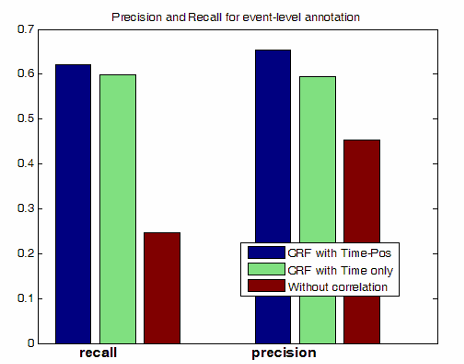
#> input picture maincode/please3.png, 464 x 364 px
$ python outputfile.py
#> lines starting #> are read from the running program, lines starting #| are printed output that depends on the picture
### maincode/vertical_mixed/mainvalue_vmixed.py
import cv2
import os, sys
sys.path.append(os.path.dirname(os.path.dirname(os.path.abspath(__file__))))
import matplotlib.pyplot as plt

from vertical_mixed import filterimage
from vertical_mixed import height_calculator
import extracted_data
import textposition


def mainfunction(img_path):

#> called with img_path = 'please3.png'
    img=cv2.imread(img_path)
#> img is the input picture: shape (364, 464, 3); mean B, G, R 203.4, 199.5, 197
    img_gray=cv2.imread(img_path,0)
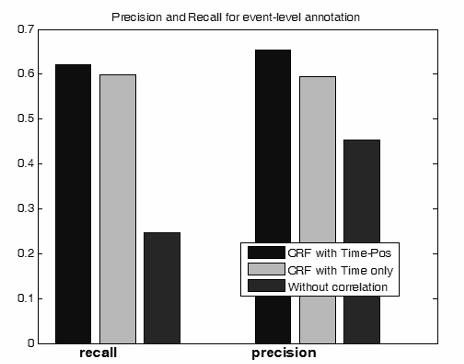
#> img_gray: shape (364, 464); min 0, max 255, mean 199.1

    (data,rangeratio)=extracted_data.extractdata(img_path)

    only_bars=filterimage.obtainbars(img_gray)

    (yaxisminimum,heights,bar_position,diff)=height_calculator.heightcalculator(only_bars)

    (heightratio,bartitle,barlocation2)=textposition.barlabelandheightratio(img,yaxisminimum)
    i=0
    j=0
    main_heights=[]

    data['datatitles']=bartitle

    while i<len(heights) and j<len(bartitle):
        d=bar_position[i][0]

        l=[]
        if abs(barlocation2[j]-(d+bar_position[i][1])/2)<35:
            l.append(heights[i])
            i+=1
            while i<len(heights) and abs(barlocation2[j]-(d+bar_position[i][1])/2)<30:
                l.append(heights[i])
                i+=1


            main_heights.append(l)
            j+=1

        else:
            j+=1
            main_heights.append([0])

    while j<len(bartitle):
        j+=1
        main_heights.append([0])

        # check for zeros by checking l and removing extras by decreasing values of i

    final_heights=[]
    mx=0
    count=0
    for bar in main_heights:
        if bar[0]==0:
            final_heights.append(bar)
            continue
        temp=[]
        inside=1
        temp.append(bar[0])
        count+=1
        prev=bar_position[count-1][1]
        while inside<len(bar):
            if abs(prev-bar_position[count][0])<5:
                temp.append(bar[inside])
                prev=bar_position[count][1]
                inside+=1
                count+=1
            elif prev-bar_position[count-1][1]<=diff+4:
                temp.append(0)
                prev=prev+diff


        mx=max(len(temp),mx)
        final_heights.append(temp)


    for bar in final_heights:
        r=mx-len(bar)
        for _ in range(r):
            bar.append(0)

    bar_readings=[]
    maxreading=0
    for bar in final_heights:
        temp=[]
        for var in bar:
            readingofabar=rangeratio*var//heightratio
            maxreading=max(maxreading,readingofabar)
            temp.append(readingofabar)
        bar_readings.append(temp)

    if maxreading>data['Yaxis_plotdata'][0]+30:
        bar_readings=[]
        heightratio*=2

        for bar in final_heights:
            temp=[]
            for var in bar:
                readingofabar=rangeratio*var//heightratio
                temp.append(readingofabar)
            bar_readings.append(temp)

    # [14 lines of commented-out code are left out]

    return [data['datatitles'],bar_readings]

# [3 lines that do not run on import are left out]

### maincode/extracted_data.py
import textdetector
# import json


def extractdata(image_path):
    """
    Takes normal image path as input and returns the extracted data
    and the range ratio
    """
    text1,text2=textdetector.graphtextdetextor(image_path)
    data1=text1.strip().split('\n')
    data2=text2.strip().split('\n')

    # print(data1)

    y_axis_title=data2[0]
    y_axis_list=[]
    k=[]


    for i in data1:
        for d in i.split(" "):
            # [5 lines of commented-out code are left out]
            if d.isdigit():
                y_axis_list.append(d)
            else:
                k.append(d)

    # print(y_axis_list)
    if y_axis_list[-1]!=0:
        y_axis_list.append(0)

    x_axis_title=data2[-1]
    k=k[1:-1]

    graph_title=data1[0]
    # data_titles=k[-1].strip().split(' ')

    diff=[]

    for i in range(len(y_axis_list)-1):
        diff.append(int(y_axis_list[i])-int(y_axis_list[i+1]))

    freq={}
    for i in diff:
        freq[i]=diff.count(i)

    max=0
    maxnumber=0

    for key,value in freq.items():
        if value>max:
            max=value
            maxnumber=key

    ydata=[]
    i=0

    # print(freq)

    while True:
        o=int(y_axis_list[0])-i*maxnumber
        if o>0:
            ydata.append(o)
        else:
            ydata.append(0)
        if o<=0:
            break
        i=i+1


    if graph_title==str(ydata[0]):
        graph_title=""

    data_dictionary={
        "Graph_title":graph_title,
        "Yaxis_title":y_axis_title,
        "Xaxis_title":x_axis_title,
        "Yaxis_plotdata":ydata,
        "Data_titles":" "
    }

    # [7 lines of commented-out code are left out]
    return [data_dictionary,maxnumber]

    # with open('person.txt','w') as json_file:
    # json.dump(data_dictionary,json_file)


# [4 lines that do not run on import are left out]

### maincode/textdetector.py
import cv2
import pytesseract
from pytesseract import Output
from PIL import Image
import matplotlib.pyplot as plt


def graphtextdetextor(image_path):
    """
    pass image path as an argument
    """
    img=cv2.imread(image_path)

    #img=image_filter.rotate_anticlockwise(img)

    custom_config_number=r'--oem 3 --psm 6 outputbase digits'
    custom_config=r'--oem 3 --psm 6'

    custom_config1=r'--oem 3 --psm 1'

    custom_config2=r'--oem 3 --psm 4'

#> (the run stopped early here; a loop or call above may not have finished)

$ run again, with maincode/mixedtypegraph/test2.jpg saved as maincode/please3.png
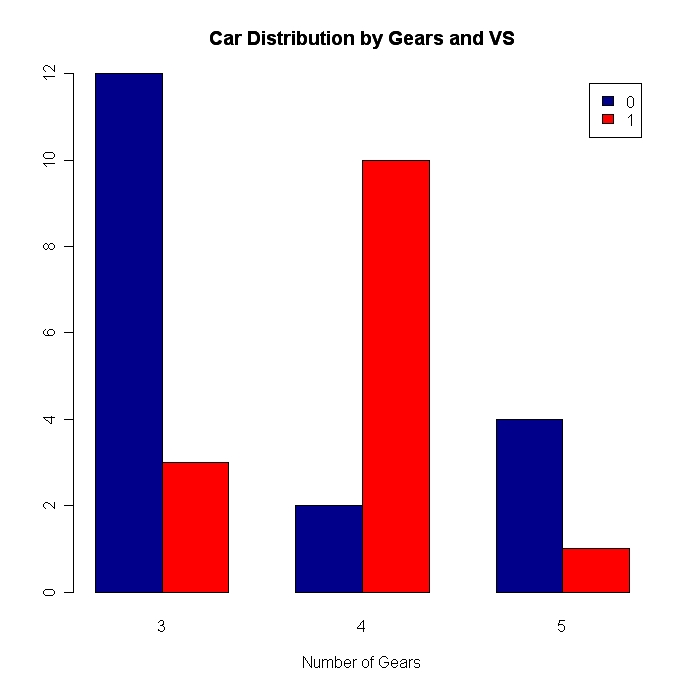
#> input picture maincode/mixedtypegraph/test2.jpg, 689 x 689 px
#> in mainfunction, img is the input picture: shape (689, 689, 3); mean B, G, R 217.5, 202.7, 223.9
#> in mainfunction, `img_gray=cv2.imread(img_path,0)`:
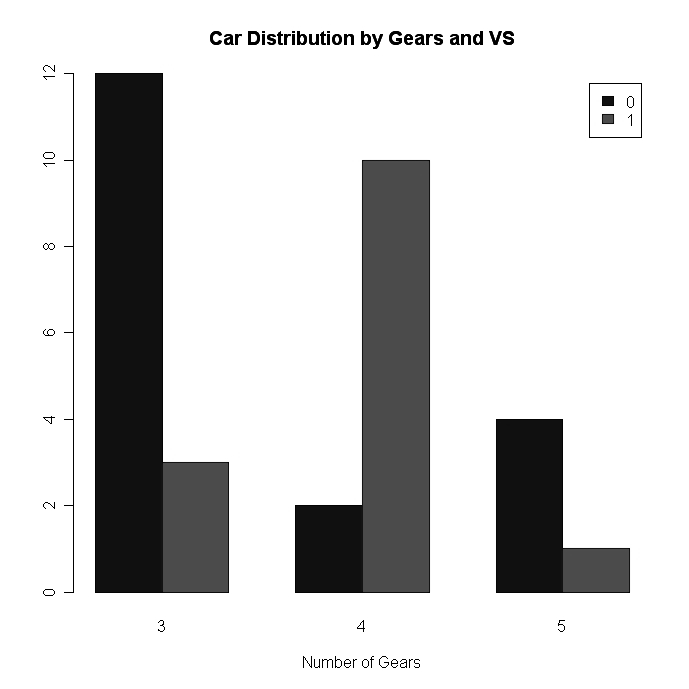
#> img_gray: shape (689, 689); min 0, max 255, mean 210.6

$ run again, with maincode/1.png copied over maincode/please3.png
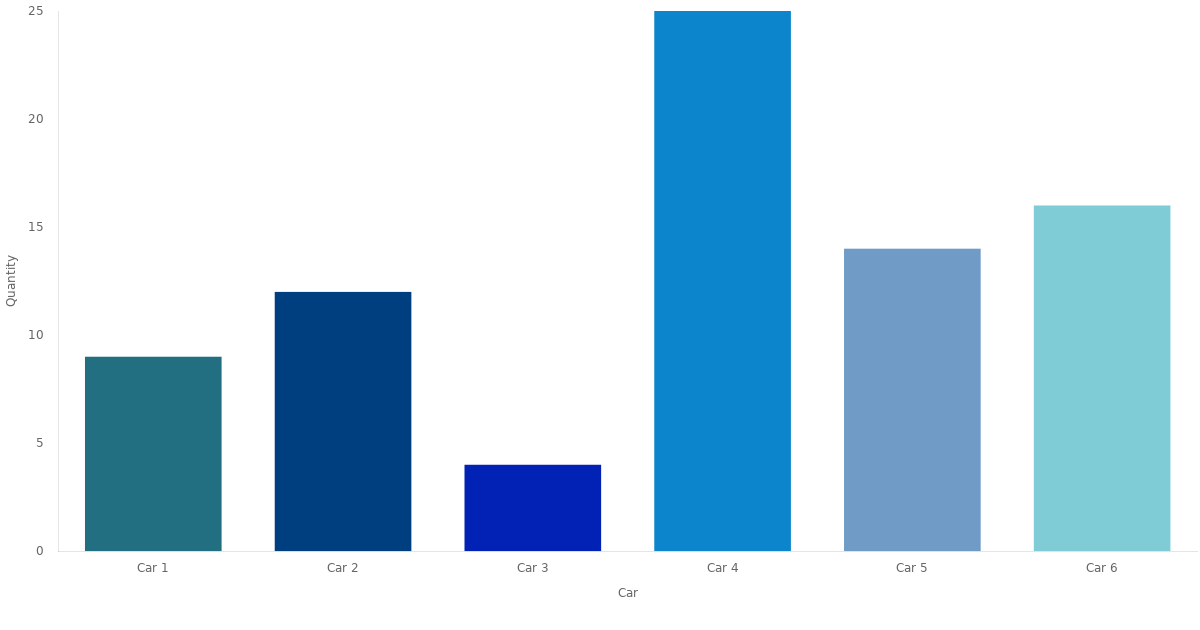
#> input picture maincode/1.png, 1200 x 630 px
#> in mainfunction, img is the input picture: shape (630, 1200, 3); mean B, G, R 232.6, 216.7, 191.6
#> in mainfunction, `img_gray=cv2.imread(img_path,0)`:
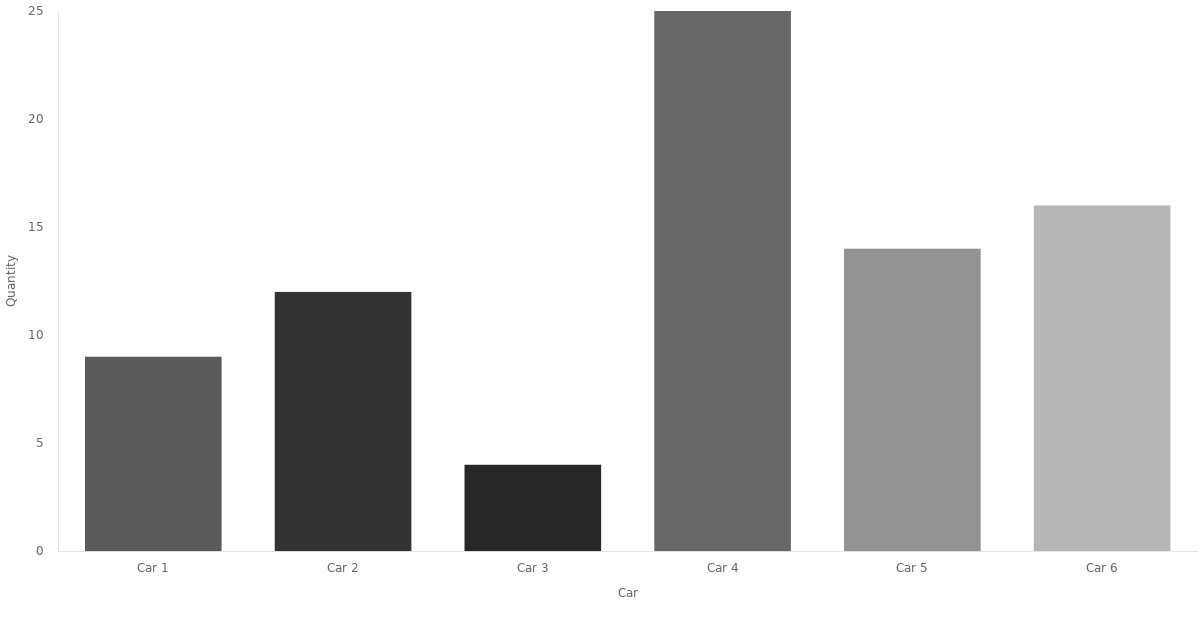
#> img_gray: shape (630, 1200); min 40, max 255, mean 210.8

$ run again, with maincode/horizontal_mixed/case3.png copied over maincode/please3.png
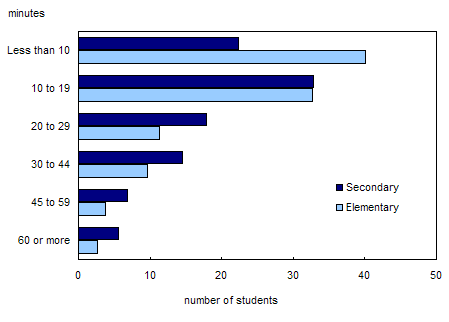
#> input picture maincode/horizontal_mixed/case3.png, 449 x 322 px
#> in mainfunction, img is the input picture: shape (322, 449, 3); mean B, G, R 238.5, 228.5, 225.5
#> in mainfunction, `img_gray=cv2.imread(img_path,0)`:
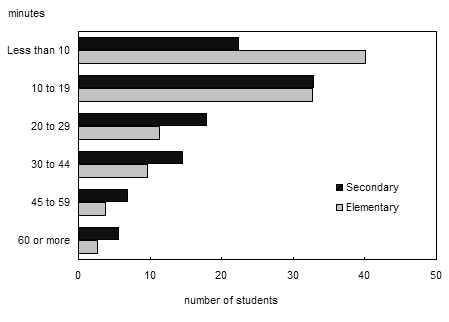
#> img_gray: shape (322, 449); min 0, max 255, mean 228.7
